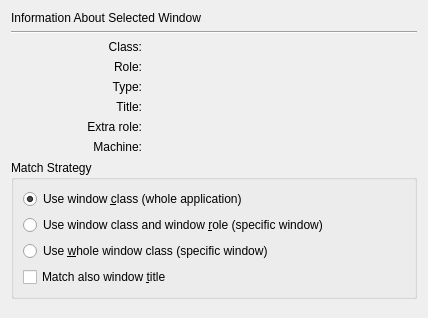
<?xml version="1.0" encoding="UTF-8"?>
<ui version="4.0">
 <class>KWin::DetectWidget</class>
 <widget class="QWidget" name="KWin::DetectWidget">
  <property name="geometry">
   <rect>
    <x>0</x>
    <y>0</y>
    <width>428</width>
    <height>318</height>
   </rect>
  </property>
  <layout class="QGridLayout" name="gridLayout">
   <item row="0" column="0" colspan="3">
    <widget class="QLabel" name="textLabel9">
     <property name="text">
      <string>Information About Selected Window</string>
     </property>
     <property name="wordWrap">
      <bool>false</bool>
     </property>
    </widget>
   </item>
   <item row="1" column="0" colspan="3">
    <widget class="Line" name="line1">
     <property name="frameShape">
      <enum>QFrame::HLine</enum>
     </property>
     <property name="frameShadow">
      <enum>QFrame::Sunken</enum>
     </property>
    </widget>
   </item>
   <item row="2" column="0">
    <widget class="QLabel" name="textLabel1">
     <property name="text">
      <string>Class:</string>
     </property>
     <property name="alignment">
      <set>Qt::AlignRight|Qt::AlignTrailing|Qt::AlignVCenter</set>
     </property>
     <property name="wordWrap">
      <bool>false</bool>
     </property>
    </widget>
   </item>
   <item row="2" column="1" colspan="2">
    <widget class="QLabel" name="class_label">
     <property name="text">
      <string/>
     </property>
     <property name="wordWrap">
      <bool>false</bool>
     </property>
    </widget>
   </item>
   <item row="3" column="0">
    <widget class="QLabel" name="textLabel3">
     <property name="text">
      <string>Role:</string>
     </property>
     <property name="alignment">
      <set>Qt::AlignRight|Qt::AlignTrailing|Qt::AlignVCenter</set>
     </property>
     <property name="wordWrap">
      <bool>false</bool>
     </property>
    </widget>
   </item>
   <item row="3" column="1" colspan="2">
    <widget class="QLabel" name="role_label">
     <property name="text">
      <string/>
     </property>
     <property name="wordWrap">
      <bool>false</bool>
     </property>
    </widget>
   </item>
   <item row="4" column="0">
    <widget class="QLabel" name="textLabel4">
     <property name="text">
      <string>Type:</string>
     </property>
     <property name="alignment">
      <set>Qt::AlignRight|Qt::AlignTrailing|Qt::AlignVCenter</set>
     </property>
     <property name="wordWrap">
      <bool>false</bool>
     </property>
    </widget>
   </item>
   <item row="4" column="1" colspan="2">
    <widget class="QLabel" name="type_label">
     <property name="text">
      <string/>
     </property>
     <property name="wordWrap">
      <bool>false</bool>
     </property>
    </widget>
   </item>
   <item row="5" column="0">
    <widget class="QLabel" name="textLabel8">
     <property name="text">
      <string>Title:</string>
     </property>
     <property name="alignment">
      <set>Qt::AlignRight|Qt::AlignTrailing|Qt::AlignVCenter</set>
     </property>
     <property name="wordWrap">
      <bool>false</bool>
     </property>
    </widget>
   </item>
   <item row="5" column="1" colspan="2">
    <widget class="QLabel" name="title_label">
     <property name="text">
      <string/>
     </property>
     <property name="wordWrap">
      <bool>false</bool>
     </property>
    </widget>
   </item>
   <item row="6" column="0">
    <widget class="QLabel" name="textLabel11">
     <property name="text">
      <string>Extra role:</string>
     </property>
     <property name="alignment">
      <set>Qt::AlignRight|Qt::AlignTrailing|Qt::AlignVCenter</set>
     </property>
     <property name="wordWrap">
      <bool>false</bool>
     </property>
    </widget>
   </item>
   <item row="6" column="1" colspan="2">
    <widget class="QLabel" name="extrarole_label">
     <property name="text">
      <string/>
     </property>
     <property name="wordWrap">
      <bool>false</bool>
     </property>
    </widget>
   </item>
   <item row="7" column="0">
    <widget class="QLabel" name="textLabel13">
     <property name="text">
      <string>Machine:</string>
     </property>
     <property name="alignment">
      <set>Qt::AlignRight|Qt::AlignTrailing|Qt::AlignVCenter</set>
     </property>
     <property name="wordWrap">
      <bool>false</bool>
     </property>
    </widget>
   </item>
   <item row="7" column="1" colspan="2">
    <widget class="QLabel" name="machine_label">
     <property name="text">
      <string/>
     </property>
     <property name="wordWrap">
      <bool>false</bool>
     </property>
    </widget>
   </item>
   <item row="8" column="0" colspan="3">
    <widget class="QGroupBox" name="groupBox">
     <property name="title">
      <string>Match Strategy</string>
     </property>
     <property name="flat">
      <bool>true</bool>
     </property>
     <layout class="QVBoxLayout" name="verticalLayout">
      <item>
       <widget class="QRadioButton" name="use_class">
        <property name="whatsThis">
         <string>For selecting all windows belonging to a specific application, selecting only window class should usually work.</string>
        </property>
        <property name="text">
         <string>Use window &amp;class (whole application)</string>
        </property>
        <property name="checked">
         <bool>true</bool>
        </property>
       </widget>
      </item>
      <item>
       <widget class="QRadioButton" name="use_role">
        <property name="whatsThis">
         <string>For selecting a specific window in an application, both window class and window role should be selected. Window class will determine the application, and window role the specific window in the application; many applications do not provide useful window roles though.</string>
        </property>
        <property name="text">
         <string>Use window class and window &amp;role (specific window)</string>
        </property>
       </widget>
      </item>
      <item>
       <widget class="QRadioButton" name="use_whole_class">
        <property name="whatsThis">
         <string>With some (non-KDE) applications whole window class can be sufficient for selecting a specific window in an application, as they set whole window class to contain both application and window role.</string>
        </property>
        <property name="text">
         <string>Use &amp;whole window class (specific window)</string>
        </property>
       </widget>
      </item>
      <item>
       <widget class="QCheckBox" name="match_title">
        <property name="text">
         <string>Match also window &amp;title</string>
        </property>
       </widget>
      </item>
     </layout>
    </widget>
   </item>
   <item row="9" column="1">
    <spacer>
     <property name="orientation">
      <enum>Qt::Vertical</enum>
     </property>
     <property name="sizeType">
      <enum>QSizePolicy::Expanding</enum>
     </property>
     <property name="sizeHint" stdset="0">
      <size>
       <width>20</width>
       <height>0</height>
      </size>
     </property>
    </spacer>
   </item>
  </layout>
 </widget>
 <resources/>
 <connections/>
</ui>
